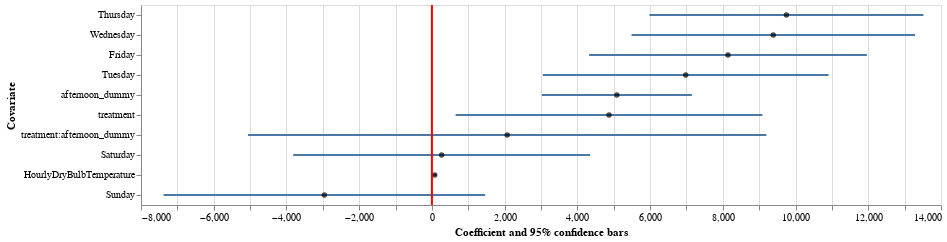

Notebook code cell kept with this figure:
### Code cell
# https://github.com/altair-viz/altair/issues/1331
base = alt.Chart(df_err_bars, width=800, height=200)
sortCol = 'Coeff'

points = base.mark_point(filled=True).encode(
    x=alt.X(
        'Coeff',
        #scale=alt.Scale(zero=False),
        axis=alt.Axis(title='Coefficient and 95% confidence bars'),
        
        
    ),
    y=alt.Y('Covariate:N',
            sort=alt.EncodingSortField(field=sortCol, order='descending')
    ),
    color=alt.value('black')
)

error_bars = base.mark_bar(size=2).encode(
    x=alt.X('conf_int0:Q',
        #scale=alt.Scale(zero=False),axis=alt.Axis(labels=False, ticks=False)
        ),
    x2='conf_int1:Q',
    y=alt.Y('Covariate:N',            
            sort=alt.EncodingSortField(field=sortCol, order='descending'),
    ),
)

rule = alt.Chart(pd.DataFrame({'x': [0]})).mark_rule(color='red').encode(
    x='x',
    size=alt.value(2)
)

(error_bars + points + rule).interactive()

### Figure 1 — Vega-Lite specification as saved in the notebook (floating-point values rounded to 4 significant figures)
{"config": {"view": {"continuousWidth": 400, "continuousHeight": 300}}, "layer": [{"mark": {"type": "bar", "size": 2}, "encoding": {"x": {"type": "quantitative", "field": "conf_int0"}, "x2": {"field": "conf_int1"}, "y": {"type": "nominal", "field": "Covariate", "sort": {"field": "Coeff", "order": "descending"}}}, "height": 200, "selection": {"selector002": {"type": "interval", "bind": "scales", "encodings": ["x", "y"]}}, "width": 800}, {"mark": {"type": "point", "filled": true}, "encoding": {"color": {"value": "black"}, "x": {"type": "quantitative", "axis": {"title": "Coefficient and 95% confidence bars"}, "field": "Coeff"}, "y": {"type": "nominal", "field": "Covariate", "sort": {"field": "Coeff", "order": "descending"}}}, "height": 200, "width": 800}, {"data": {"name": "data-9c00aa9dc2b1c1a0b4bf9b34ead12925"}, "mark": {"type": "rule", "color": "red"}, "encoding": {"size": {"value": 2}, "x": {"type": "quantitative", "field": "x"}}}], "data": {"name": "data-63d5eba4dbb30d15deb329a269142cfb"}, "$schema": "https://vega.github.io/schema/vega-lite/v4.8.1.json", "datasets": {"data-63d5eba4dbb30d15deb329a269142cfb": [{"Covariate": "Tuesday", "Coeff": 6980.0, "conf_int0": 3051.0, "conf_int1": 10910.0}, {"Covariate": "Wednesday", "Coeff": 9387.0, "conf_int0": 5490.0, "conf_int1": 13280.0}, {"Covariate": "Thursday", "Coeff": 9749.0, "conf_int0": 5983.0, "conf_int1": 13520.0}, {"Covariate": "Friday", "Coeff": 8142.0, "conf_int0": 4323.0, "conf_int1": 11960.0}, {"Covariate": "Saturday", "Coeff": 268.0, "conf_int0": -3815.0, "conf_int1": 4351.0}, {"Covariate": "Sunday", "Coeff": -2958.0, "conf_int0": -7380.0, "conf_int1": 1464.0}, {"Covariate": "HourlyDryBulbTemperature", "Coeff": 75.94, "conf_int0": 17.12, "conf_int1": 134.8}, {"Covariate": "treatment", "Coeff": 4871.0, "conf_int0": 652.2, "conf_int1": 9090.0}, {"Covariate": "afternoon_dummy", "Coeff": 5086.0, "conf_int0": 3023.0, "conf_int1": 7149.0}, {"Covariate": "treatment:afternoon_dummy", "Coeff": 2070.0, "conf_int0": -5057.0, "conf_int1": 9197.0}], "data-9c00aa9dc2b1c1a0b4bf9b34ead12925": [{"x": 0}]}}
